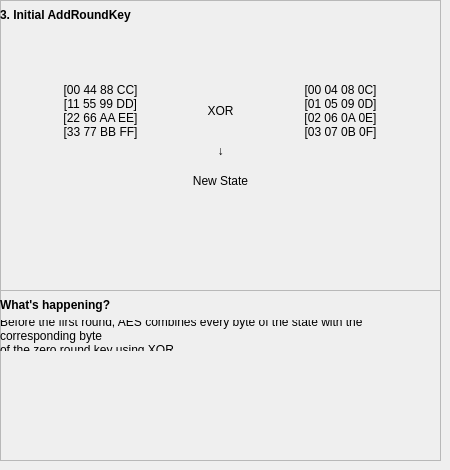
        <widget class="QWidget" name="pg_eaespg3">
         <widget class="QFrame" name="fr_eaeswh3">
          <property name="geometry">
           <rect>
            <x>0</x>
            <y>290</y>
            <width>441</width>
            <height>171</height>
           </rect>
          </property>
          <property name="frameShape">
           <enum>QFrame::StyledPanel</enum>
          </property>
          <property name="frameShadow">
           <enum>QFrame::Raised</enum>
          </property>
          <widget class="QLabel" name="lbl_eaesmn3_ex">
           <property name="geometry">
            <rect>
             <x>0</x>
             <y>30</y>
             <width>441</width>
             <height>31</height>
            </rect>
           </property>
           <property name="text">
            <string>Before the first round, AES combines every byte of the state with the corresponding byte 
of the zero round key using XOR.</string>
           </property>
           <property name="wordWrap">
            <bool>true</bool>
           </property>
          </widget>
          <widget class="QLabel" name="lbl_eaesmn3_wh">
           <property name="geometry">
            <rect>
             <x>0</x>
             <y>0</y>
             <width>211</width>
             <height>31</height>
            </rect>
           </property>
           <property name="text">
            <string>&lt;html&gt;&lt;head/&gt;&lt;body&gt;&lt;p&gt;&lt;span style=&quot; font-size:9pt; font-weight:600;&quot;&gt;What's happening?&lt;/span&gt;&lt;/p&gt;&lt;/body&gt;&lt;/html&gt;</string>
           </property>
           <property name="alignment">
            <set>Qt::AlignLeading|Qt::AlignLeft|Qt::AlignVCenter</set>
           </property>
          </widget>
         </widget>
         <widget class="QFrame" name="fr_eaesmn3">
          <property name="geometry">
           <rect>
            <x>0</x>
            <y>0</y>
            <width>441</width>
            <height>291</height>
           </rect>
          </property>
          <property name="frameShape">
           <enum>QFrame::StyledPanel</enum>
          </property>
          <property name="frameShadow">
           <enum>QFrame::Raised</enum>
          </property>
          <widget class="QLabel" name="lbl_eaesmn3_st">
           <property name="geometry">
            <rect>
             <x>0</x>
             <y>80</y>
             <width>201</width>
             <height>61</height>
            </rect>
           </property>
           <property name="text">
            <string>[00 44 88 CC]
[11 55 99 DD]
[22 66 AA EE]
[33 77 BB FF]</string>
           </property>
           <property name="alignment">
            <set>Qt::AlignCenter</set>
           </property>
          </widget>
          <widget class="QLabel" name="lbl_eaesmn3_iark">
           <property name="geometry">
            <rect>
             <x>0</x>
             <y>0</y>
             <width>221</width>
             <height>31</height>
            </rect>
           </property>
           <property name="text">
            <string>&lt;html&gt;&lt;head/&gt;&lt;body&gt;&lt;p&gt;&lt;span style=&quot; font-size:9pt; font-weight:600;&quot;&gt;3. Initial AddRoundKey&lt;/span&gt;&lt;/p&gt;&lt;/body&gt;&lt;/html&gt;</string>
           </property>
           <property name="alignment">
            <set>Qt::AlignLeading|Qt::AlignLeft|Qt::AlignVCenter</set>
           </property>
          </widget>
          <widget class="QLabel" name="lbl_eaesmn3_xor">
           <property name="geometry">
            <rect>
             <x>200</x>
             <y>100</y>
             <width>41</width>
             <height>21</height>
            </rect>
           </property>
           <property name="text">
            <string>XOR</string>
           </property>
           <property name="alignment">
            <set>Qt::AlignCenter</set>
           </property>
          </widget>
          <widget class="QLabel" name="lbl_eaesmn3_nst">
           <property name="geometry">
            <rect>
             <x>0</x>
             <y>170</y>
             <width>441</width>
             <height>21</height>
            </rect>
           </property>
           <property name="text">
            <string>New State</string>
           </property>
           <property name="alignment">
            <set>Qt::AlignCenter</set>
           </property>
          </widget>
          <widget class="QLabel" name="lbl_eaesmn3_zrk">
           <property name="geometry">
            <rect>
             <x>240</x>
             <y>80</y>
             <width>201</width>
             <height>61</height>
            </rect>
           </property>
           <property name="text">
            <string>[00 04 08 0C]
[01 05 09 0D]
[02 06 0A 0E]
[03 07 0B 0F]</string>
           </property>
           <property name="alignment">
            <set>Qt::AlignCenter</set>
           </property>
          </widget>
          <widget class="QLabel" name="lbl_eaesmn3_ar">
           <property name="geometry">
            <rect>
             <x>0</x>
             <y>140</y>
             <width>441</width>
             <height>21</height>
            </rect>
           </property>
           <property name="text">
            <string>↓</string>
           </property>
           <property name="alignment">
            <set>Qt::AlignCenter</set>
           </property>
          </widget>
         </widget>
        </widget>
